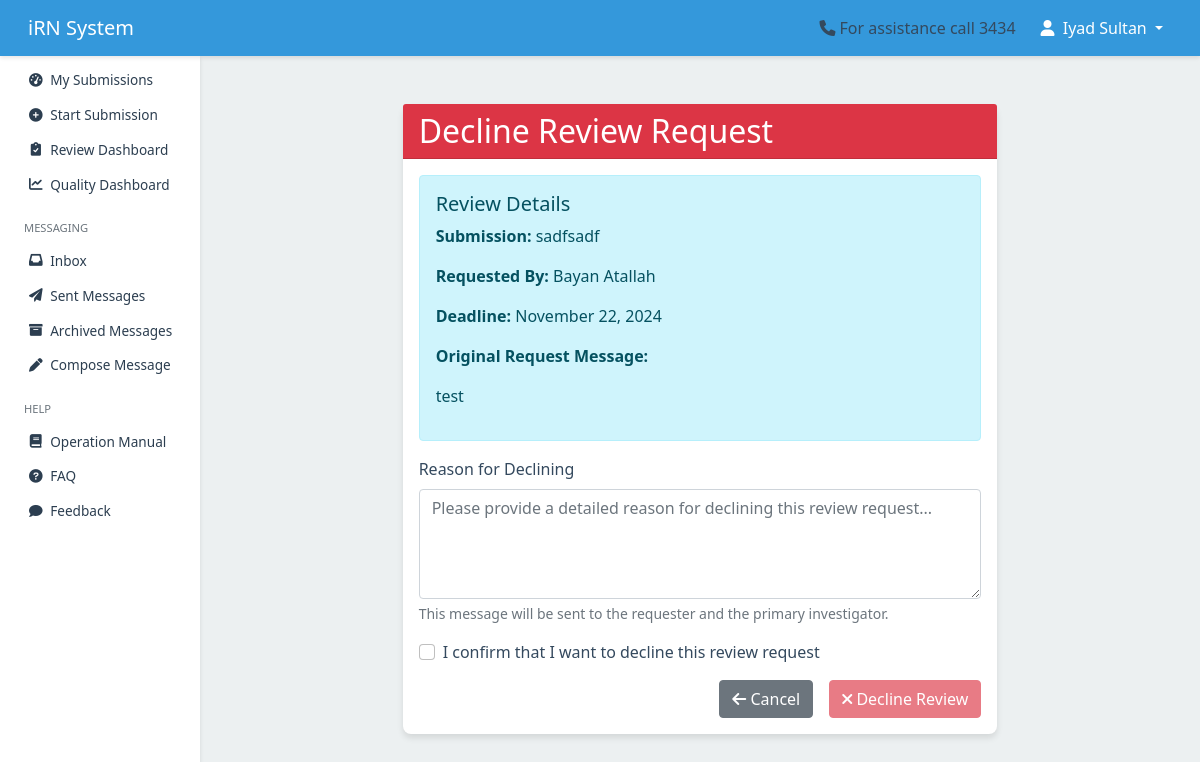
/review/review/12/decline/ (signed in), run on the app's committed database.
### review/models.py (models this page shows, shortened)
class ReviewRequest(models.Model):
    submission = models.ForeignKey(Submission, on_delete=models.CASCADE,  related_name='review_requests' )
    submission_version = models.PositiveIntegerField(
        help_text="Version number of the submission being reviewed"
    )
    requested_by = models.ForeignKey(
        User,
        on_delete=models.CASCADE,
        related_name='review_requests_created'
    )
    requested_to = models.ForeignKey(
        User,
        on_delete=models.CASCADE,
        related_name='review_requests_received'
    )
    message = models.TextField(blank=True)
    deadline = models.DateField()
    status = models.CharField(
        max_length=50,
        choices=get_status_choices,
        default='pending'
    )
    selected_forms = models.ManyToManyField(DynamicForm)
    conflict_of_interest_declared = models.BooleanField(null=True)
    conflict_of_interest_details = models.TextField(blank=True)
    created_at = models.DateTimeField(auto_now_add=True)
    updated_at = models.DateTimeField(auto_now=True)
    is_active = models.BooleanField(default=True)
    order = models.PositiveIntegerField(default=1)
    extension_requested = models.BooleanField(default=False)
    proposed_deadline = models.DateField(null=True, blank=True)
    extension_reason = models.TextField(null=True, blank=True)
    parent_request = models.ForeignKey(
        'self',
        on_delete=models.SET_NULL,
        null=True,
        blank=True,
        related_name='child_requests'
    )
    forwarding_chain = models.JSONField(
        default=list,
        help_text="List of users who forwarded this request"
    )
    can_forward = models.BooleanField(
        default=False,
        help_text="Whether this reviewer can forward to others"
    )

### submission/models.py (models this page shows, shortened)
class Submission(models.Model):
    temporary_id = models.AutoField(primary_key=True)
    khcc_number = models.CharField(max_length=20, blank=True, null=True, unique=True)
    title = models.CharField(max_length=255)
    primary_investigator = models.ForeignKey(
        User, related_name='primary_investigations', on_delete=models.CASCADE
    )
    study_type = models.ForeignKey(StudyType, on_delete=models.SET_NULL, null=True)
    status = models.CharField(
        max_length=50,
        choices=get_submission_status_choices,
        default='draft'
    )
    date_created = models.DateTimeField(auto_now_add=True)
    last_modified = models.DateTimeField(auto_now=True)
    date_submitted = models.DateTimeField(blank=True, null=True)
    version = models.PositiveIntegerField(default=1)
    is_locked = models.BooleanField(default=False)
    is_archived = models.BooleanField(default=False)
    archived_at = models.DateTimeField(null=True, blank=True)
    show_in_irb = models.BooleanField(default=False, help_text="Toggle visibility for IRB members")
    show_in_rc = models.BooleanField(default=False, help_text="Toggle visibility for RC members")
    submitted_by = models.ForeignKey(
        User,
        related_name='submitted_submissions',
        on_delete=models.SET_NULL,
        null=True,
        blank=True,
        help_text="User who submitted the submission"
    )

### users/models.py (models this page shows, shortened)
class UserProfile(models.Model):
    user = models.OneToOneField(
        User,
        on_delete=models.CASCADE,
        related_name='userprofile'
    )
    institution = models.CharField(
        max_length=255,
        default='King Hussein Cancer Center'
    )
    mobile = models.CharField(
        max_length=20,
        blank=True,
        null=True,
        default='',
        validators=[phone_regex]
    )
    khcc_employee_number = models.CharField(
        max_length=20,
        blank=True,
        null=True,
        unique=True,
        validators=[
            RegexValidator(
                regex=r'^[A-Za-z0-9]+$',
                message='Employee number can only contain letters and numbers.'
            )
        ]
    )
    title = models.CharField(
        max_length=255,
        blank=True,
        null=True
    )
    role = models.CharField(
        max_length=50,
        choices=USER_ROLE_CHOICES,
        blank=True,
        null=True
    )
    groups = models.ManyToManyField(
        Group,
        related_name='user_profiles',
        blank=True
    )
    photo = models.ImageField(
        upload_to='photos/',
        blank=True,
        null=True
    )
    is_approved = models.BooleanField(default=False)
    full_name = models.CharField(
        max_length=255,
        default='',
        help_text='Full name (at least two names required)',
        validators=[validate_full_name]
    )
    class Meta:
        ordering = ['user__username']
        indexes = [
            models.Index(fields=['is_approved']),
            models.Index(fields=['role'])
        ]

### review/views.py (the view, shortened to what this page needs)
class DeclineReviewView(LoginRequiredMixin, View):
    template_name = 'review/decline_review.html'
    def dispatch(self, request, *args, **kwargs):
        self.review_request = self.get_review_request(kwargs['review_request_id'], request.user)
        if not self.review_request:
            return redirect('review:review_dashboard')
        return super().dispatch(request, *args, **kwargs)
    def get(self, request, *args, **kwargs):
        return render(request, self.template_name, {'review_request': self.review_request})
    def get_review_request(self, review_request_id, user):
        review_request = get_object_or_404(ReviewRequest, pk=review_request_id)
        if user != review_request.requested_to or review_request.status in ['completed', 'declined']:
            messages.error(self.request, "You don't have permission to decline this review.")
            return None
        return review_request

### review/templates/review/decline_review.html (shortened to what this page needs)
{% extends 'users/base.html' %}
{% load crispy_forms_tags %}
{% block content %}
<div class="container mt-4">
    <div class="row">
        <div class="col-md-8 offset-md-2">
            <div class="card">
                <div class="card-header bg-danger text-white">
                    <h2 class="mb-0">Decline Review Request</h2>
                </div>
                <div class="card-body">
                    <div class="alert alert-info">
                        <h5>Review Details</h5>
                        <p><strong>Submission:</strong> {{ review_request.submission.title }}</p>
                        <p><strong>Requested By:</strong> {{ review_request.requested_by.userprofile.full_name }}</p>
                        <p><strong>Deadline:</strong> {{ review_request.deadline|date:"F d, Y" }}</p>
                        {% if review_request.message %}
                        <p><strong>Original Request Message:</strong></p>
                        <div class="border-left pl-3">{{ review_request.message|linebreaks }}</div>
                        {% endif %}
                    </div>
                    <form method="post" novalidate>
                        <div class="mb-3">
                            <label for="reason" class="form-label required">Reason for Declining</label>
                            <textarea class="form-control"
                                      id="reason"
                                      name="reason"
                                      rows="4"
                                      required
                                      placeholder="Please provide a detailed reason for declining this review request..."></textarea>
                            <div class="form-text">This message will be sent to the requester and the primary investigator.</div>
                        </div>
                        <div class="mb-3">
                            <div class="form-check">
                                <input class="form-check-input"
                                       type="checkbox"
                                       id="confirm"
                                       required>
                                <label class="form-check-label" for="confirm">
                                    I confirm that I want to decline this review request
                                </label>
                            </div>
                        </div>
                        <div class="d-grid gap-2 d-md-flex justify-content-md-end">
                            <a href="{% url 'review:review_dashboard' %}"
                               class="btn btn-secondary me-md-2">
                                <i class="fas fa-arrow-left"></i> Cancel
                            </a>
                            <button type="submit"
                                    class="btn btn-danger"
                                    id="submitBtn"
                                    disabled>
                                <i class="fas fa-times"></i> Decline Review
                            </button>
                        </div>
                    </form>
                </div>
            </div>
        </div>
    </div>
</div>
{% endblock %}

### users/templates/users/base.html (shortened to what this page needs)
{% load static %}
<!DOCTYPE html>
<html lang="en">
<head>
    {% load static %}
    <link href="https://cdn.jsdelivr.net/npm/bootstrap@5.1.3/dist/css/bootstrap.min.css" rel="stylesheet">
    <link href="https://cdnjs.cloudflare.com/ajax/libs/font-awesome/6.0.0-beta3/css/all.min.css" rel="stylesheet">
    <link href="https://cdn.jsdelivr.net/npm/select2@4.1.0-rc.0/dist/css/select2.min.css" rel="stylesheet">
    <link href="https://cdn.jsdelivr.net/npm/select2-bootstrap-5-theme@1.3.0/dist/select2-bootstrap-5-theme.min.css" rel="stylesheet">
</head>
<body>
    <nav class="navbar navbar-expand-lg navbar-dark">
        <div class="container-fluid">
            <a class="navbar-brand" href="/">iRN System</a>
            <div class="collapse navbar-collapse justify-content-end" id="navbarNav">
                <span class="me-3"><i class="fas fa-phone me-1"></i>For assistance call 3434</span>
                {% if user.is_authenticated %}
                    <ul class="navbar-nav">
                        <li class="nav-item dropdown">
                            <button class="nav-link dropdown-toggle btn btn-link"
                                    id="userDropdown"
                                    data-bs-toggle="dropdown"
                                    aria-expanded="false">
                                <i class="fas fa-user me-1"></i>
                                {{ user.get_full_name|default:user.username }}
                            </button>
                        </li>
                    </ul>
                {% endif %}
            </div>
        </div>
    </nav>
    <div class="container-fluid">
        <div class="row">
            <nav class="sidebar" id="sidebar">
                <div class="position-sticky">
                    <ul class="nav flex-column">
                        <li class="nav-item">
                            <a class="nav-link {% if request.resolver_match.url_name == 'dashboard' %}active{% endif %}"
                               href="{% url 'submission:dashboard' %}">
                                <i class="fas fa-tachometer-alt"></i>
                                <span>My Submissions</span>
                            </a>
                        </li>
                        <li class="nav-item">
                            <a class="nav-link {% if request.resolver_match.url_name == 'start_submission' %}active{% endif %}"
                               href="{% url 'submission:start_submission' %}">
                                <i class="fas fa-plus-circle"></i>
                                <span>Start Submission</span>
                            </a>
                        </li>
                        <li class="nav-item">
                            {% if request.user.groups.all|dictsort:"name"|join:"," in "IRB,OSAR,RC" %}
                            <a class="nav-link {% if request.resolver_match.url_name == 'review_dashboard' %}active{% endif %}"
                               href="{% url 'review:review_dashboard' %}">
                                <i class="fas fa-clipboard-check"></i>
                                <span>Review Dashboard</span>
                            </a>
                            {% endif %}
                        </li>
                        <li class="nav-item">
                            <a href="{% url 'review:quality_dashboard' %}" class="nav-link">
                                <i class="fas fa-chart-line"></i> Quality Dashboard
                            </a>
                        </li>
                        <li class="nav-item mt-3">
                            <div class="sidebar-heading px-3 py-2 text-muted small text-uppercase">
                                Messaging
                            </div>
                        </li>
                        <li class="nav-item">
                            <a class="nav-link {% if request.resolver_match.url_name == 'inbox' %}active{% endif %}"
                               href="{% url 'messaging:inbox' %}">
                                <i class="fas fa-inbox"></i>
                                <span>Inbox</span>
                            </a>
                        </li>
                        <li class="nav-item">
                            <a class="nav-link {% if request.resolver_match.url_name == 'sent_messages' %}active{% endif %}"
                               href="{% url 'messaging:sent_messages' %}">
                                <i class="fas fa-paper-plane"></i>
                                <span>Sent Messages</span>
                            </a>
                        </li>
                        <li class="nav-item">
                            <a class="nav-link {% if request.resolver_match.url_name == 'archived_messages' %}active{% endif %}"
                               href="{% url 'messaging:archived_messages' %}">
                                <i class="fas fa-archive"></i>
                                <span>Archived Messages</span>
                            </a>
                        </li>
                        <li class="nav-item">
                            <a class="nav-link {% if request.resolver_match.url_name == 'compose_message' %}active{% endif %}"
                               href="{% url 'messaging:compose_message' %}">
                                <i class="fas fa-pen"></i>
                                <span>Compose Message</span>
                            </a>
                        </li>
                        <li class="nav-item mt-3">
                            <div class="sidebar-heading px-3 py-2 text-muted small text-uppercase">
                                Help
                            </div>
                        </li>
                        <li class="nav-item">
                            <a class="nav-link" href="{% url 'users:operation_manual' %}" target="_blank">
                                <i class="fas fa-book"></i>
                                <span>Operation Manual</span>
                            </a>
                        </li>
                        <li class="nav-item">
                            <a class="nav-link" href="{% url 'users:faq' %}">
                                <i class="fas fa-question-circle"></i>
                                <span>FAQ</span>
                            </a>
                        </li>
                        <li class="nav-item">
                            <a class="nav-link" href="{% url 'feedback:submit_feedback' %}">
                                <i class="fas fa-comment"></i>
                                <span>Feedback</span>
                            </a>
                        </li>
                    </ul>
                </div>
            </nav>
            <main class="main-content">
                {% block content %}{% endblock %}
            </main>
        </div>
    </div>
</body>
</html>

### data on the page
ReviewRequest: submission "sadfsadf", requested_by.userprofile.full_name "Bayan Atallah", deadline "November 22, 2024", message "test"

### other printed values
{{ user.get_full_name|default:user.username }} "Iyad Sultan"
